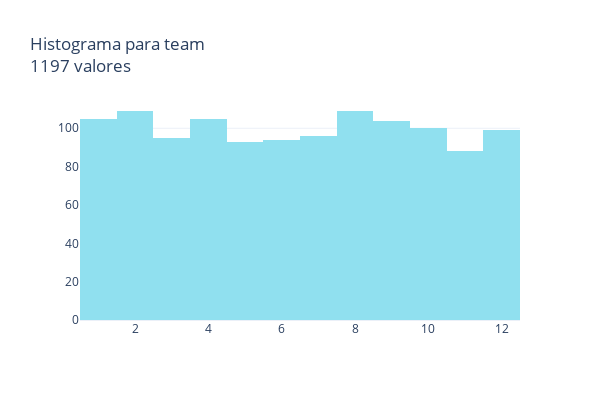
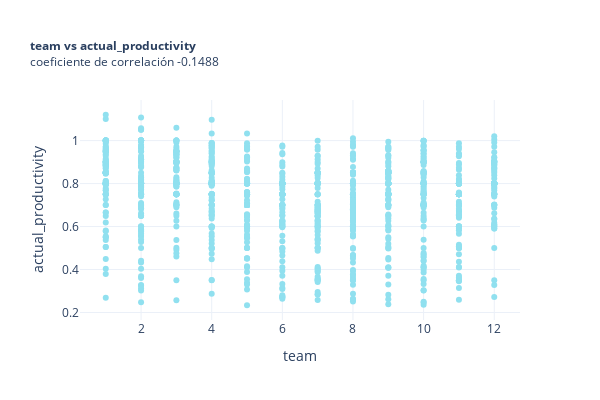

Notebook cell for these charts, in order:
### Markdown cell above
## 5.8 Exploremos ```team```

### Code cell
basic_var_description('team', df)

### Figure 1 — Plotly figure (JSON) as saved in the notebook; plotly's stock layout.template omitted (floating-point values rounded to 4 significant figures; data arrays with more than 128 entries replaced by an {"elided": "..."} marker saying what was removed)
{"data": [{"marker": {"color": "#90e0ef"}, "type": "histogram", "x": {"elided": "1197 int values"}}], "layout": {"height": 400, "title": {"text": "Histograma para team<br>1197 valores"}, "width": 600}}

### Figure 2 — Plotly figure (JSON) as saved in the notebook; plotly's stock layout.template omitted (floating-point values rounded to 4 significant figures; data arrays with more than 128 entries replaced by an {"elided": "..."} marker saying what was removed)
{"data": [{"marker": {"color": "#90e0ef"}, "mode": "markers", "type": "scatter", "x": {"elided": "1197 int values"}, "y": {"elided": "1197 float values"}}], "layout": {"height": 400, "title": {"font": {"size": 12}, "text": "<b>team vs actual_productivity</b><br>coeficiente de correlación -0.1488"}, "width": 600, "xaxis": {"title": {"text": "team"}}, "yaxis": {"title": {"text": "actual_productivity"}}}}
